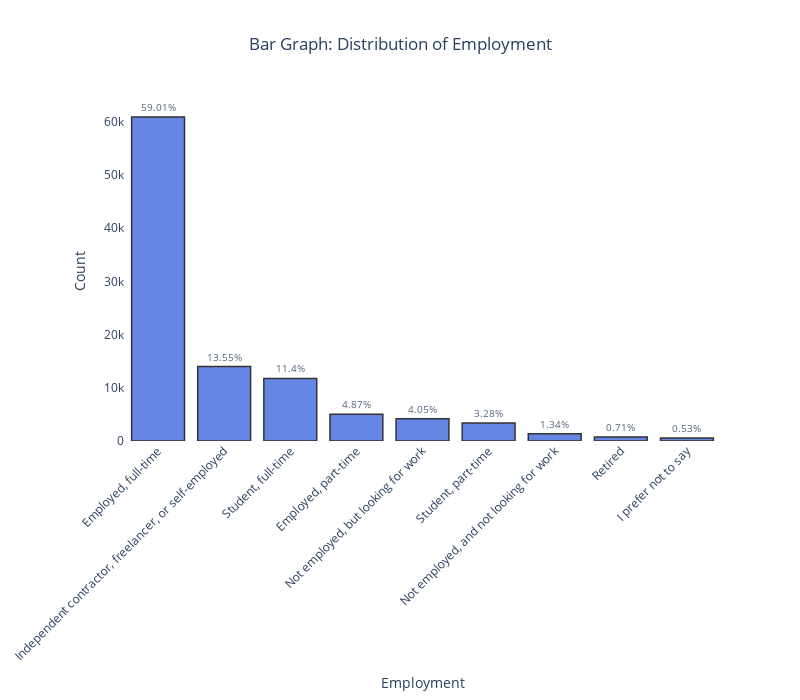

Notebook cell for this chart:
### Code cell
plot_split_column(df, 'Employment', 800, 700)

### Figure 1 — Plotly figure (JSON) as saved in the notebook; plotly's stock layout.template omitted (floating-point values rounded to 4 significant figures)
{"data": [{"alignmentgroup": "True", "hovertemplate": "Employment=%{x}<br>Count=%{y}<br>text=%{text}<extra></extra>", "legendgroup": "", "marker": {"color": "royalblue", "line": {"color": "black", "width": 1.5}, "pattern": {"shape": ""}}, "name": "", "offsetgroup": "", "opacity": 0.8, "orientation": "v", "showlegend": false, "text": ["59.01%", "13.55%", "11.4%", "4.87%", "4.05%", "3.28%", "1.34%", "0.71%", "0.53%"], "textfont": {"size": 10}, "textposition": "outside", "type": "bar", "x": ["Employed, full-time", "Independent contractor, freelancer, or self-employed", "Student, full-time", "Employed, part-time", "Not employed, but looking for work", "Student, part-time", "Not employed, and not looking for work", "Retired", "I prefer not to say"], "xaxis": "x", "y": [60899, 13988, 11768, 5029, 4178, 3390, 1380, 737, 549], "yaxis": "y"}], "layout": {"barmode": "relative", "height": 700, "legend": {"tracegroupgap": 0}, "plot_bgcolor": "white", "title": {"text": "Bar Graph: Distribution of Employment", "x": 0.5}, "width": 800, "xaxis": {"anchor": "y", "domain": [0, 1], "tickangle": -45, "title": {"text": "Employment"}}, "yaxis": {"anchor": "x", "domain": [0, 1], "title": {"text": "Count"}}}}
